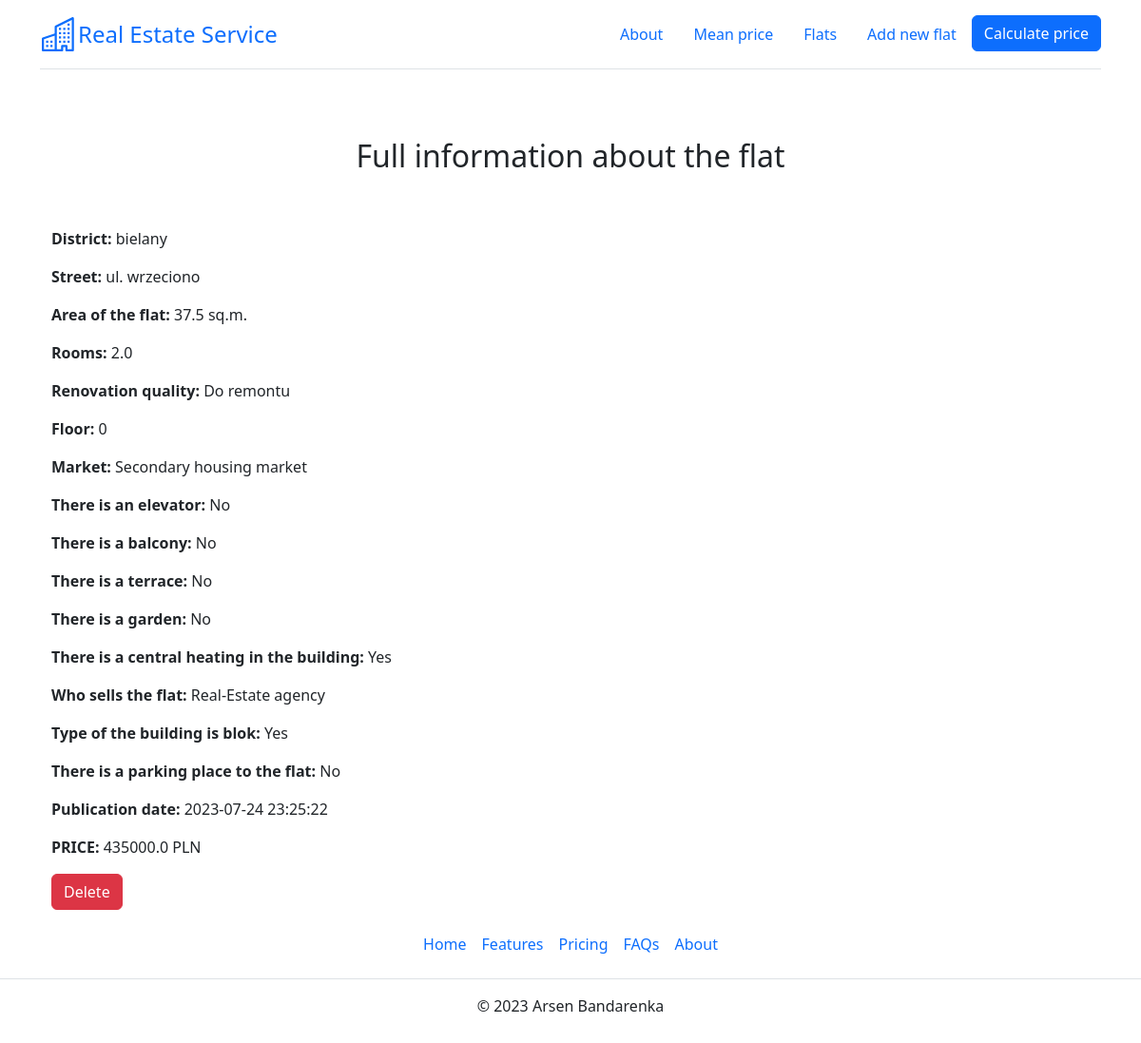
The app's page /flats/30, older data.
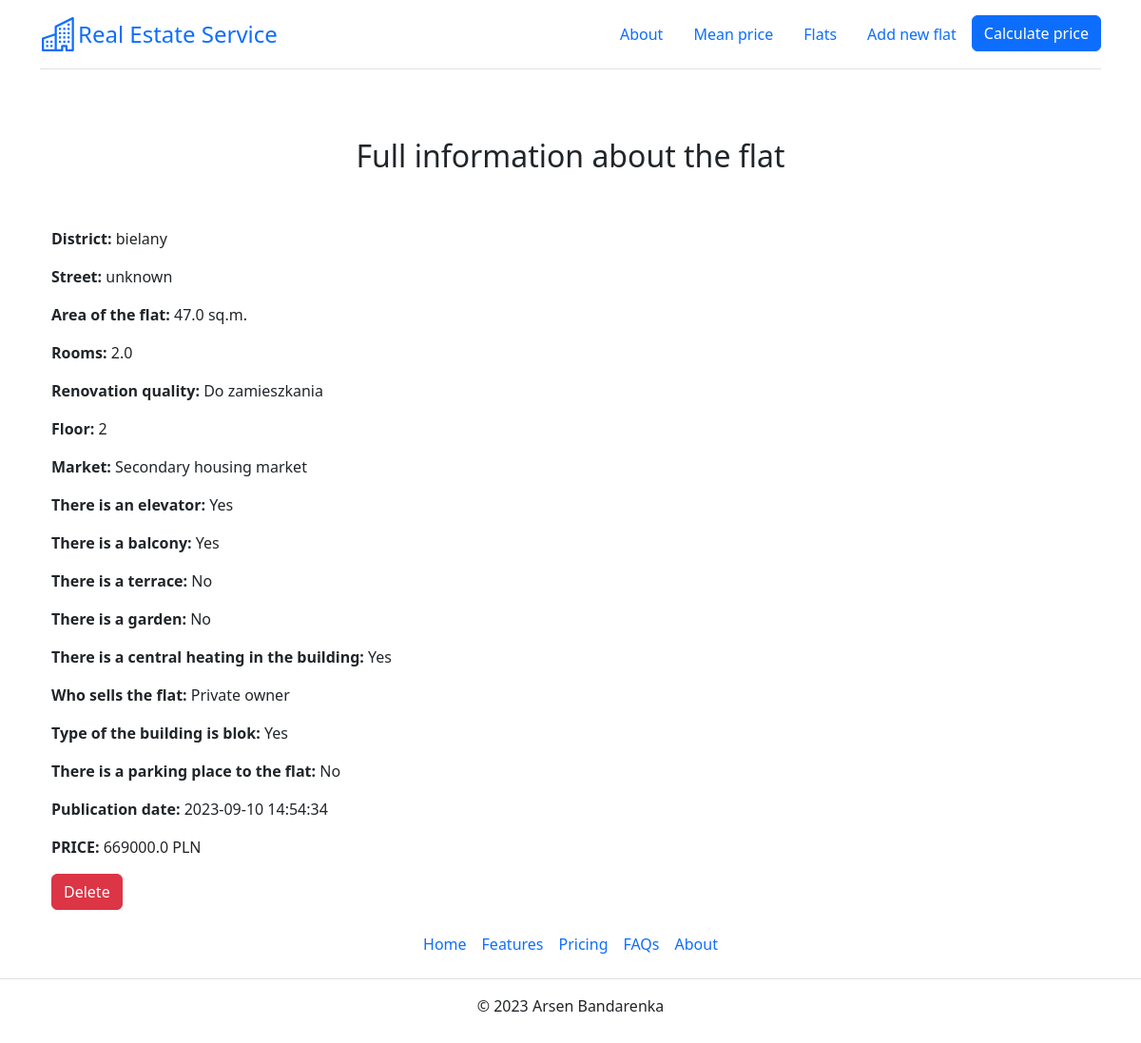
The same page, newer data.
### app.py (models this page shows)
class Flat(db.Model):
    __tablename__ = "flats_load"
    __table_args__ = {'extend_existing': True}
    id = db.Column(db.Integer, primary_key=True, unique=True)
    district = db.Column(db.Text)
    street = db.Column(db.Text)
    price = db.Column(db.Float)
    area = db.Column(db.Float)
    rooms = db.Column(db.Integer)
    renovation = db.Column(db.Integer)
    floor = db.Column(db.Integer)
    market = db.Column(db.Integer)
    elevator = db.Column(db.Integer)
    balcony = db.Column(db.Integer)
    terrace = db.Column(db.Integer)
    garden = db.Column(db.Integer)
    central_heating = db.Column(db.Integer)
    seller = db.Column(db.Integer)
    blok = db.Column(db.Integer)
    parking = db.Column(db.Integer)
    publication_date = db.Column(db.DateTime, default=datetime.datetime.now())

### app.py (the view)
@app.route('/flats/<flat_id>')
def flat_detail(flat_id):
    flat = db.session.execute(db.select(Flat).where(Flat.id == flat_id)).one()[0]
    return render_template('flat_info.html', flat=flat, renovation_dict=renovation_dict, floor_dict=floor_dict,
                           market_dict=market_dict, binary_dict=binary_dict, seller_dict=seller_dict)

### templates/flat_info.html (shortened to what this page needs)
{% extends 'base.html' %}
{% block text_center %}<h2>Full information about the flat</h2>{% endblock %}
{% block body %}
<div class="container">
    <p><strong>District:</strong> {{flat.district}}</p>
    <p><strong>Street:</strong> {{flat.street}}</p>
    <p><strong>Area of the flat:</strong> {{flat.area}} sq.m.</p>
    <p><strong>Rooms:</strong> {{flat.rooms}}</p>
    <p><strong>Renovation quality:</strong> {{renovation_dict[flat.renovation]}}</p>
    <p><strong>Floor:</strong> {{flat.floor}}</p>
    <p><strong>Market:</strong> {{market_dict[flat.market]}}</p>
    <p><strong>There is an elevator:</strong> {{binary_dict[flat.elevator]}}</p>
    <p><strong>There is a balcony:</strong> {{binary_dict[flat.balcony]}}</p>
    <p><strong>There is a terrace:</strong> {{binary_dict[flat.terrace]}}</p>
    <p><strong>There is a garden:</strong> {{binary_dict[flat.garden]}}</p>
    <p><strong>There is a central heating in the building:</strong> {{binary_dict[flat.central_heating]}}</p>
    <p><strong>Who sells the flat:</strong> {{seller_dict[flat.seller]}}</p>
    <p><strong>Type of the building is blok:</strong> {{binary_dict[flat.blok]}}</p>
    <p><strong>There is a parking place to the flat:</strong> {{binary_dict[flat.parking]}}</p>
    <p><strong>Publication date:</strong> {{flat.publication_date}}</p>
    <p><strong>PRICE:</strong> {{ flat.price }} PLN</p>
    <button class="btn btn-danger">Delete</button>
</div>
{% endblock %}

### templates/base.html (shortened to what this page needs)
<!DOCTYPE html>
<html lang="en">
<head>
    <link rel="stylesheet" href="https://cdn.jsdelivr.net/npm/bootstrap@5.2.3/dist/css/bootstrap.min.css">
</head>
<body class="d-flex flex-column min-vh-100">
<div class="container">
    <header class="d-flex flex-wrap justify-content-center py-3 mb-4 border-bottom">
        <a href="/" class="d-flex align-items-center link-body-emphasis text-decoration-none">
            <span class="fs-4">Real Estate Service</span>
        </a>
        <nav class="d-inline-flex mt-2 mt-md-0 ms-md-auto">
            <ul class="nav nav-pills">
                <li class="nav-item">
                    <a href="/about" class="nav-link" aria-current="page">About</a>
                </li>
                <li class="nav-item">
                    <a href="/graph" class="nav-link" aria-current="page">Mean price</a>
                </li>
                <li class="nav-item">
                    <a href="/flats" class="nav-link">Flats</a>
                </li>
                <li class="nav-item">
                    <a href="/add_flat" class="nav-link">Add new flat</a>
                </li>
                <li class="nav-item">
                    <a href="/predict_price" class="btn btn-primary">Calculate price</a>
                </li>
            </ul>
        </nav>
    </header>
</div>
<div class="py-5 text-center">
    {% block text_center %}{% endblock %}
  </div>
<div class="container">
  {% block body %}{% endblock %}
</div>
<footer class="py-3 my-4 mt-auto">
    <ul class="nav justify-content-center border-bottom pb-3 mb-3">
      <li class="nav-item"><a href="/" class="nav-link px-2 text-body-secondary">Home</a></li>
      <li class="nav-item"><a href="#" class="nav-link px-2 text-body-secondary">Features</a></li>
      <li class="nav-item"><a href="#" class="nav-link px-2 text-body-secondary">Pricing</a></li>
      <li class="nav-item"><a href="#" class="nav-link px-2 text-body-secondary">FAQs</a></li>
      <li class="nav-item"><a href="/about" class="nav-link px-2 text-body-secondary">About</a></li>
    </ul>
    <p class="text-center text-body-secondary">© 2023 Arsen Bandarenka</p>
</footer>
</body>
</html>

Row changes from the older to the newer data that the page shows:
changed Flat "bielany": street "ul. wrzeciono" → "unknown"
Text that changed along with them:
{{ flat.area }}: "37.5" → "47.0"
{{ renovation_dict[flat.renovation] }}: "Do remontu" → "Do zamieszkania"
{{ flat.floor }}: "0" → "2"
{{ binary_dict[flat.elevator] }}: "No" → "Yes"
{{ binary_dict[flat.balcony] }}: "No" → "Yes"
{{ seller_dict[flat.seller] }}: "Real-Estate agency" → "Private owner"
{{ flat.publication_date }}: "2023-07-24 23:25:22" → "2023-09-10 14:54:34"
{{ flat.price }}: "435000.0" → "669000.0"
